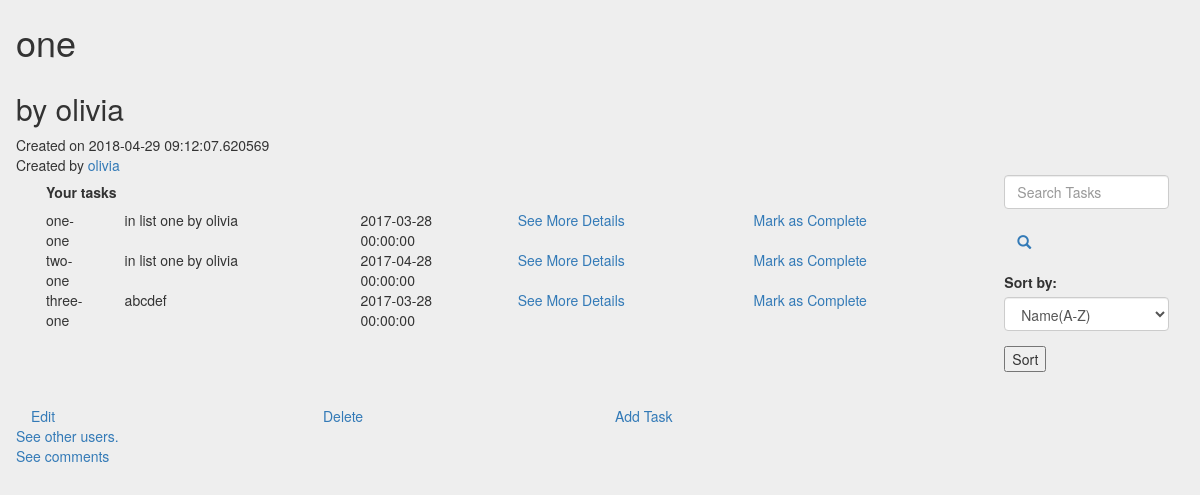
Page /olivia/list/3 (signed in) on the committed database.
### models.py (models this page shows, shortened)
class List(db.Model):
    id = db.Column('list_id', db.Integer, primary_key=True, autoincrement=True)
    create_time = db.Column('create_time', db.DateTime, default=datetime.utcnow)
    user_id = db.Column('user_id', db.Integer, db.ForeignKey('user', ondelete='CASCADE'), nullable=False)
    name = db.Column('name', db.String(100), nullable=False)
    description = db.Column('description', db.String(200))
    tasks = db.relationship(
            'Task',
            backref= db.backref('list', lazy='joined'),
            cascade="all, delete-orphan",
            passive_deletes=True
        )
    comments = db.relationship(
            'Comment',
            backref= db.backref('list', lazy='joined'),
            cascade="all, delete-orphan",
            passive_deletes=True
        )
    all_users = db.relationship(
    'User', secondary=shared_lists,
    backref=db.backref('all_lists', lazy='dynamic'), lazy='dynamic')

class User(UserMixin, db.Model):
    id = db.Column('user_id', db.Integer, primary_key=True, autoincrement=True)
    username = db.Column('username', db.String(64), unique=True, nullable=False)
    name = db.Column('name', db.String(120), unique=False, nullable=False)
    dob = db.Column('date_of_birth', db.DateTime, nullable=False)
    email = db.Column('email', db.String(64), nullable=False, unique=True)
    registration_time = db.Column('registration_time',db.DateTime, default=datetime.utcnow)
    password_hash = db.Column('password_hash',db.String(80), nullable=False)
    remember_me = db.Column('remember_me', db.Boolean, unique=False, default=False)
    profile_picture_filename = db.Column('profile_picture_filename', db.String(64))
    profile_picture_url = db.Column('profile_picture_url', db.String(64))
    followed = db.relationship(
    'User', secondary=followers,
    primaryjoin=(followers.c.follower_id == id),
    secondaryjoin=(followers.c.followed_id == id),
    backref=db.backref('followers', lazy='dynamic'), lazy='dynamic')
    tasks = db.relationship(
        'Task',
        backref=db.backref('user', lazy='joined'),
        cascade="all, delete-orphan",
        passive_deletes=True
    )
    lists = db.relationship(
        'List',
        backref=db.backref('user', lazy='joined'),
        cascade="all, delete-orphan",
        passive_deletes=True
    )
    comments = db.relationship(
        'Comment',
        backref= db.backref('user', lazy='joined'),
        cascade="all, delete-orphan",
        passive_deletes=True
    )
    notif = db.relationship(
        'Notif',
        backref= db.backref('user', lazy='joined'),
        cascade="all, delete-orphan",
        passive_deletes=True
    )

class Task(db.Model):
    __tablename__ = 'task-table'
    id = db.Column('task_id', db.Integer, primary_key=True, autoincrement=True)
    create_time = db.Column('create_time', db.DateTime,
                            default=datetime.utcnow)
    start_time = db.Column('start_time', db.DateTime)
    end_time = db.Column('end_time', db.DateTime)
    deadline = db.Column('deadline', db.DateTime, nullable=False)
    user_id = db.Column('user_id', db.Integer, db.ForeignKey(
        'user', ondelete='CASCADE'), nullable=False)
    name = db.Column('name', db.String(100), nullable=False)
    description = db.Column('description', db.String(200))
    status = db.Column('status', db.Enum(
        *['Pending', 'Ongoing', 'Completed']), nullable=False, default='Pending')
    priority = db.Column('priority', db.Boolean, nullable=False, default=False)
    relpriority =  db.Column('relpriority', db.Integer)
    incentive = db.Column('incentive', db.String(200))
    consequences = db.Column('consequences', db.String(200))
    list_id = db.Column('list_id', db.Integer, db.ForeignKey('list.list_id', ondelete='CASCADE'), nullable=False)
    dependent = db.relationship(
    'Task', secondary=dependent_tasks,
    primaryjoin=(dependent_tasks.c.task_id == id),
    secondaryjoin=(dependent_tasks.c.dependent_id == id),
    backref=db.backref('dependent_tasks', lazy='dynamic'), lazy='dynamic')

### api/lists.py (the view, shortened to what this page needs)
@list_blueprint.route('/<user_name>/list/<list_id>',methods=['POST','GET'])
@login_required
def show_list(user_name,list_id):
    sort_form=SortForm()
    userid=User.query.filter(User.username==user_name).first().id
    current_list = List.query.get(list_id)
    is_owner = False
    creater = User.query.get(current_list.user_id)
    if current_list.user_id == userid:
        is_owner = True
    tasks = Task.query.filter(Task.list_id==list_id).order_by(Task.relpriority)
    return render_template('show_list.html',sort_form=sort_form,creater=creater,is_owner = is_owner,user=current_user,list=List.query.get(list_id), list_id=list_id,tasks=tasks)

### api/lists.py
class SortForm(FlaskForm):
    criteria = SelectField('Sort by:', choices=[('Deadline(near)','Deadline(near)'),('Deadline(far)','Deadline(far)'),('Name(A-Z)','Name(A-Z)'),('Name(Z-A)','Name(Z-A)')])

### app.py (called while the page is built)
@login_manager.user_loader
def load_user(user_id):
    return User.query.get(int(user_id))

### models.py (called while the page is built)
@event.listens_for(engine.Engine, 'connect')
def __set_sqlite_pragma(db_conn, conn_record):
    cursor = db_conn.cursor()
    cursor.execute('PRAGMA foreign_keys=ON;')
    cursor.close()

### templates/show_list.html (shortened to what this page needs)
{% extends 'base.html' %}
{% block content %}
<div class="row"><h1>{{list.name}}</h1></div>
<div class="row"><h2>{{list.description}}</h2></div>
<div class="row">Created on {{list.create_time}}</div>
<div class="row">Created by <a href="/{{user.username}}/friend_profile/{{creater.username}}">{{creater.name}}</a></div>
<div>
    <div class="row">
        <div class="col-sm-10">
    <div class="container-fluid"><h5><b>Your tasks</b></h5></div>
    <div class="container-fluid">
        {% if tasks %}
        {% for task in tasks %}
        <div class="row">
            <div class="col-sm-1">{{task.name}}</div>
            <div class="col-sm-3">{{task.description}}</div>
            <div class="col-sm-2">{{task.deadline}}</div>
            <div class="col-sm-3"><a href="/{{user.username}}/list/{{list.id}}/task/{{task.id}}">See More Details</a></div>
            {% if task.status != 'Completed' %}
            <div class="col-sm-3"><a href="/{{user.username}}/list/{{list.id}}/task/mark_complete={{task.id}}">Mark as Complete</a></div>
            {% else %}
            <div class="col-sm-3">Completed</div>
            {% endif %}
        </div>
    {% endfor %}
    {% endif %}
    </div>
</div>
<div class="col-sm-2">
    <form class="" action="/{{user.username}}/list/{{list.id}}">
      <div class="form-group">
        <input type="text" class="form-control" placeholder="Search Tasks" name="query" id="query">
      </div>
      <button type="submit" class="btn btn-link glyphicon glyphicon-search">  </button>
    </form>
    <form class="" action="/{{user.username}}/list/{{list.id}}" method="POST">
            {% from "_formhelpers.html" import render_field %}
            <div class="form-group">{{render_field(sort_form.criteria, class_="form-control")}}</div>
            <input type="submit" value="Sort">
        </form>
    </div>
</div>
<br>
<div class="row">
    <div class="col-sm-3"><a href="/{{user.username}}/list/{{list.id}}/list_update">Edit</a></div>
    {% if is_owner %}
    <div class="col-sm-3"><a href="/{{user.username}}/list/{{list.id}}/delete">Delete</a></div>
    {% endif %}
    <div class="col-sm-3"><a href="/{{user.username}}/list/{{list.id}}/newtask">Add Task</a></div>
</div>
<div class="row">
    <a href="/{{user.username}}/list/{{list.id}}/see_shared">See other users.</a>
</div>
<div class="row">
    <a href="/{{user.username}}/list/{{list.id}}/comments">See comments</a>
</div>
{% endblock %}

### templates/base.html (style rules this page uses)
body { background: #eee; }
.btn { border-radius: 3px; -webkit-box-shadow: none; box-shadow: none; border: 1px solid transparent; }

### rows in the picture
List: name "one", description "by olivia", create_time "2018-04-29 09:12:07.620569"
User: name "olivia"
Task: name "one-one", description "in list one by olivia", deadline "2017-03-28 00:00:00"
Task: name "two-one", description "in list one by olivia", deadline "2017-04-28 00:00:00"
Task: name "three-one", description "abcdef", deadline "2017-03-28 00:00:00"

### other values in the picture
{{ field.label }} "Sort by:"
